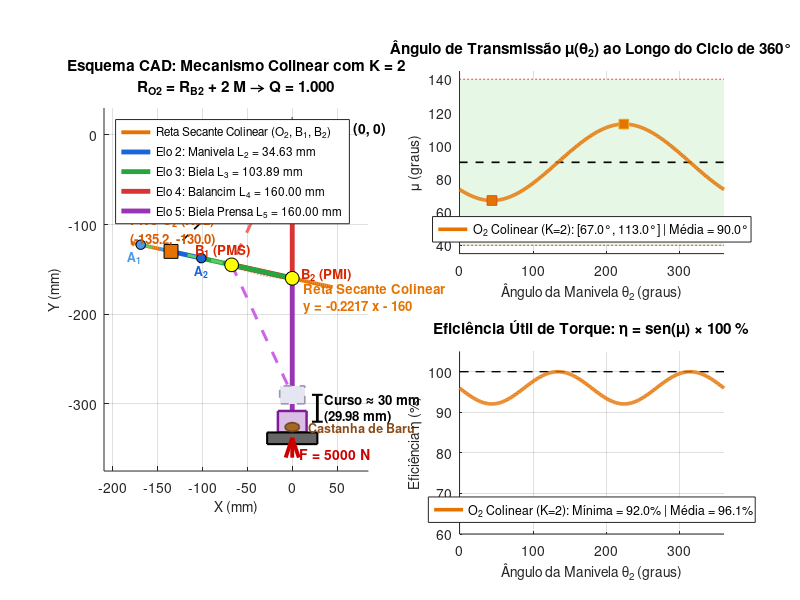

This chart was generated by the following MATLAB code:
% =========================================================================
% SCRIPT: simulacao_O2_colinear.m
% Simulação completa do mecanismo de 6 barras da Prensa de Baru com
% pivô O2 colinear com B1 e B2 pela regra de Norton:
% R_O2 = R_B2 + K*M, com K = 2 e M = B1 - B2.
% =========================================================================

clear; clc; close all;

assets_dir = fullfile(pwd, 'assets');
if ~exist(assets_dir, 'dir')
    mkdir(assets_dir);
end

% -------------------------------------------------------------------------
% 1. Parâmetros Cinemáticos da Prensa
% -------------------------------------------------------------------------
O4 = [0.0; 0.0];             % Pivô fixo do balancim (mm)
L4 = 160.0;                  % Comprimento do balancim (mm)
L5 = 160.0;                  % Comprimento da biela da prensa (mm)
delta_theta = deg2rad(25.0); % Amplitude de oscilação (25°)

% Posições extremas do nó B
B2 = [0.0; -L4];                                      % [0, -160] mm
B1 = [-L4 * sin(delta_theta); -L4 * cos(delta_theta)]; % [-67.62, -145.01] mm

% Reta secante B1-B2: y = m*x + b_sec
m_sec = (B2(2) - B1(2)) / (B2(1) - B1(1)); % -0.22169
b_sec = B2(2);                             % -160.0 mm

% Vetor M = B1 - B2
M = B1 - B2;               % [-67.62, 14.99] mm
Delta_B = norm(M);         % 69.261 mm

% -------------------------------------------------------------------------
% 2. Definição do Pivô O2 Colinear com K = 2
% -------------------------------------------------------------------------
K = 2.0;
O2_col = B2 + K * M;       % [-135.24, -130.02] mm

% Distâncias extremas colineares:
r2_col = norm(B2 - O2_col); % K * ||M|| = 138.52 mm
r1_col = norm(B1 - O2_col); % (K-1) * ||M|| = 69.26 mm

% Comprimentos analíticos exatos:
L2_col = (r2_col - r1_col) / 2; % ||M|| / 2 = 34.63 mm (Manivela)
L3_col = (r2_col + r1_col) / 2; % 1.5 * ||M|| = 103.89 mm (Acoplador / Biela)
d_col  = norm(O2_col);          % 187.60 mm (Distância da base fixa)

% Posições da junta A nas configurações extremas
u_col = (B2 - O2_col) / r2_col;
A2_col = O2_col + L2_col * u_col; % PMI (estendida)
A1_col = O2_col - L2_col * u_col; % PMS (dobrada sobre si mesma)

% Posições do cursor O5 (pistão da prensa)
y_O5_2 = -320.0; % B2y - L5
y_O5_1 = B1(2) - sqrt(L5^2 - B1(1)^2); % -290.02 mm
O5_2 = [0.0; y_O5_2];
O5_1 = [0.0; y_O5_1];
curso_col = y_O5_1 - y_O5_2; % 29.98 mm

% -------------------------------------------------------------------------
% 3. Varredura Cinemática de 0° a 360° para a Solução Colinear (K = 2)
% -------------------------------------------------------------------------
N_pts = 360;
theta2_deg = linspace(0, 360, N_pts);
theta2_rad = deg2rad(theta2_deg);

mu_col_arr = zeros(1, N_pts);
eta_col_arr = zeros(1, N_pts);

opt = optimset('Display', 'off');
x_init_col = [-0.5; -1.8];

for i = 1:N_pts
    t2 = theta2_rad(i);
    
    sis_col = @(x) [
        O2_col(1) + L2_col*cos(t2) + L3_col*cos(x(1)) - L4*cos(x(2));
        O2_col(2) + L2_col*sin(t2) + L3_col*sin(x(1)) - L4*sin(x(2))
    ];
    [x_sol_col, ~, ~] = fsolve(sis_col, x_init_col, opt);
    x_init_col = x_sol_col;
    t3_col = x_sol_col(1);
    t4_col = x_sol_col(2);
    
    A_c = O2_col + L2_col*[cos(t2); sin(t2)];
    B_c = [L4*cos(t4_col); L4*sin(t4_col)];
    u3_c = (B_c - A_c) / norm(B_c - A_c);
    u4_c = B_c / norm(B_c);
    mu_val_c = rad2deg(acos(dot(u3_c, u4_c)));
    mu_col_arr(i) = mu_val_c;
    eta_col_arr(i) = sin(deg2rad(mu_val_c)) * 100; % Eficiência percentual
end

% -------------------------------------------------------------------------
% 4. Exibição Numérica no Terminal
% -------------------------------------------------------------------------
fprintf('========================================================================\n');
fprintf('SÍNTESE ANALÍTICA COLINEAR (K = 2): R_O2 = R_B2 + 2*M\n');
fprintf('========================================================================\n');
fprintf('1. VETOR M = B1 - B2: [%.2f, %.2f] mm | ||M|| = Delta_B = %.2f mm\n', M(1), M(2), Delta_B);
fprintf('2. PIVÔ FIXO O2: [%.2f, %.2f] mm | Distância Base d = %.2f mm\n', O2_col(1), O2_col(2), d_col);
fprintf('3. DIMENSÕES DOS ELOS:\n');
fprintf('   L2 (Manivela) = ||M|| / 2 = %.2f mm\n', L2_col);
fprintf('   L3 (Acoplador/Biela) = 1.5 * ||M|| = %.2f mm\n', L3_col);
fprintf('   L4 (Balancim) = %.2f mm, L5 (Biela Prensa) = %.2f mm\n', L4, L5);
fprintf('4. CONDICÃO DE GRASHOF: s+l = %.2f mm < p+q = %.2f mm -> Grashof: 1\n', ...
        L2_col + max(L4, d_col), min(L4, d_col) + L3_col);
fprintf('5. ÂNGULO DE TRANSMISSÃO (mu):\n');
fprintf('   Faixa = [%.2f°, %.2f°] | Média = %.2f° | Desvio máx de 90° = %.2f°\n', ...
        min(mu_col_arr), max(mu_col_arr), mean(mu_col_arr), max(abs(mu_col_arr - 90)));
fprintf('6. EFICIÊNCIA DE TORQUE ÚTIL (eta = sen(mu)):\n');
fprintf('   Mínima = %.2f%% | Média = %.2f%% | Máxima = 100.0%%\n', min(eta_col_arr), mean(eta_col_arr));
fprintf('========================================================================\n');

% -------------------------------------------------------------------------
% 5. Criação da Figura Completa (2x2) de Alta Resolução (Sem Linha Verde)
% -------------------------------------------------------------------------
fig = figure('Name', 'Solucao Colinear K = 2', ...
             'NumberTitle', 'off', 'Position', [80, 80, 1200, 850]);

% --- SUBPLOT 1: CAD Completo do Mecanismo Colinear ---
subplot(2, 2, [1, 3]);
hold on; grid on; axis equal;

% Linha de centro da guia vertical
plot([0, 0], [20, -360], 'Color', [0.5 0.5 0.5], 'LineStyle', '-.', 'LineWidth', 1.2);

% Arco percorrido pelo nó B
arco_t = linspace(-pi/2 - delta_theta - 0.06, -pi/2 + 0.06, 100);
plot(L4 * cos(arco_t), L4 * sin(arco_t), 'Color', [0.75 0.75 0.75], 'LineStyle', ':', 'LineWidth', 1.5);

% Linha da base fixa d
plot([O2_col(1), O4(1)], [O2_col(2), O4(2)], 'k--', 'LineWidth', 1.2);

% RETA SECANTE COLINEAR PASSANDO POR O2, B1 E B2
x_sec = linspace(-180, 45, 100);
y_sec = m_sec * x_sec + b_sec;
h_sec = plot(x_sec, y_sec, 'Color', [0.9 0.45 0.0], 'LineWidth', 2.8);
plot([B1(1), B2(1)], [B1(2), B2(2)], 'Color', [0.85 0.15 0.0], 'LineWidth', 4.0);

% Posição 2 (PMI / Quebra do Baru - Colinear Estendida - Linha Forte)
h_m2 = plot([O2_col(1), A2_col(1)], [O2_col(2), A2_col(2)], 'Color', [0.1 0.4 0.85], 'LineWidth', 3.5);
h_ac2 = plot([A2_col(1), B2(1)], [A2_col(2), B2(2)], 'Color', [0.15 0.65 0.25], 'LineWidth', 3.5);
h_bal2 = plot([O4(1), B2(1)], [O4(2), B2(2)], 'Color', [0.85 0.2 0.2], 'LineWidth', 3.5);
h_bie2 = plot([B2(1), O5_2(1)], [B2(2), O5_2(2)], 'Color', [0.6 0.2 0.7], 'LineWidth', 3.5);
fill([-16, 16, 16, -16], [y_O5_2-12, y_O5_2-12, y_O5_2+12, y_O5_2+12], ...
     [0.85 0.75 0.9], 'EdgeColor', [0.5 0.1 0.6], 'LineWidth', 1.8);

% Posição 1 (PMS / Retorno - Colinear Dobrada - Tracejada)
plot([O2_col(1), A1_col(1)], [O2_col(2), A1_col(2)], 'Color', [0.3 0.6 0.9], 'LineStyle', '--', 'LineWidth', 2.2);
plot([A1_col(1), B1(1)], [A1_col(2), B1(2)], 'Color', [0.35 0.8 0.4], 'LineStyle', '--', 'LineWidth', 2.2);
plot([O4(1), B1(1)], [O4(2), B1(2)], 'Color', [0.95 0.4 0.4], 'LineStyle', '--', 'LineWidth', 2.2);
plot([B1(1), O5_1(1)], [B1(2), O5_1(2)], 'Color', [0.8 0.4 0.9], 'LineStyle', '--', 'LineWidth', 2.2);
fill([-14, 14, 14, -14], [y_O5_1-10, y_O5_1-10, y_O5_1+10, y_O5_1+10], ...
     [0.9 0.9 0.95], 'EdgeColor', [0.6 0.6 0.7], 'LineWidth', 1.2, 'LineStyle', '--');

% Matriz inferior e Castanha de Baru
fill([-28, 28, 28, -28], [-345, -345, -332, -332], [0.4 0.4 0.4], 'EdgeColor', 'k', 'LineWidth', 1.5);
t_b = linspace(0, 2*pi, 40);
fill(8*cos(t_b), -326 + 5*sin(t_b), [0.65 0.40 0.15], 'EdgeColor', [0.4 0.25 0.1], 'LineWidth', 1.2);
text(18, -326, 'Castanha de Baru', 'FontSize', 9, 'FontWeight', 'bold', 'Color', [0.55 0.3 0.1]);

% Força de esmagamento
quiver(0, -360, 0, 22, 0, 'Color', [0.8 0 0], 'LineWidth', 2.8, 'MaxHeadSize', 0.6);
text(8, -355, 'F = 5000 N', 'FontSize', 10, 'FontWeight', 'bold', 'Color', [0.8 0 0]);

% Mancais e Juntas
plot(O4(1), O4(2), 'ks', 'MarkerFaceColor', 'k', 'MarkerSize', 10);
plot(O2_col(1), O2_col(2), 'ks', 'MarkerFaceColor', [0.9 0.45 0.0], 'MarkerSize', 10);
plot(A2_col(1), A2_col(2), 'ko', 'MarkerFaceColor', [0.1 0.4 0.85], 'MarkerSize', 7);
plot(A1_col(1), A1_col(2), 'ko', 'MarkerFaceColor', [0.3 0.6 0.9], 'MarkerSize', 7);
plot(B2(1), B2(2), 'ko', 'MarkerFaceColor', 'y', 'MarkerSize', 10);
plot(B1(1), B1(2), 'ko', 'MarkerFaceColor', 'y', 'MarkerSize', 10);

% Rótulos no CAD
text(O4(1) + 8, O4(2) + 6, 'Pivô O_4 (0, 0)', 'FontSize', 10, 'FontWeight', 'bold');
text(O2_col(1) - 45, O2_col(2) + 24, {'Pivô O_2 (K=2)', '(-135.2, -130.0)'}, 'FontSize', 9.5, 'FontWeight', 'bold', 'Color', [0.85 0.35 0.0]);
text(B2(1) + 10, B2(2) + 4, 'B_2 (PMI)', 'FontSize', 9.5, 'FontWeight', 'bold', 'Color', [0.85 0.15 0.0]);
text(B1(1) - 40, B1(2) + 16, 'B_1 (PMS)', 'FontSize', 9.5, 'FontWeight', 'bold', 'Color', [0.85 0.15 0.0]);
text(A2_col(1) - 8, A2_col(2) - 14, 'A_2', 'FontSize', 9, 'FontWeight', 'bold', 'Color', [0.1 0.4 0.85]);
text(A1_col(1) - 15, A1_col(2) - 14, 'A_1', 'FontSize', 9, 'FontWeight', 'bold', 'Color', [0.3 0.6 0.9]);

% Cota da reta secante na extremidade direita desimpedida
text(12, -182, {'Reta Secante Colinear', 'y = -0.2217 x - 160'}, 'FontSize', 9.5, 'FontWeight', 'bold', 'Color', [0.9 0.45 0.0]);

% Cota do curso de 30 mm
plot([28, 28], [y_O5_2, y_O5_1], 'k-', 'LineWidth', 2.0);
plot([22, 34], [y_O5_2, y_O5_2], 'k-', 'LineWidth', 1.5);
plot([22, 34], [y_O5_1, y_O5_1], 'k-', 'LineWidth', 1.5);
text(36, (y_O5_2 + y_O5_1)/2, sprintf('Curso \\approx 30 mm\n(%.2f mm)', curso_col), 'FontSize', 9.5, 'FontWeight', 'bold');

title({'Esquema CAD: Mecanismo Colinear com K = 2', 'R_{O2} = R_{B2} + 2 M \rightarrow Q = 1.000'}, 'FontSize', 11, 'FontWeight', 'bold');
xlabel('X (mm)', 'FontSize', 10); ylabel('Y (mm)', 'FontSize', 10);
xlim([-210, 85]); ylim([-375, 30]);

legend([h_sec, h_m2, h_ac2, h_bal2, h_bie2], ...
       {'Reta Secante Colinear (O_2, B_1, B_2)', ...
        sprintf('Elo 2: Manivela L_2 = %.2f mm', L2_col), ...
        sprintf('Elo 3: Biela L_3 = %.2f mm', L3_col), ...
        'Elo 4: Balancim L_4 = 160.00 mm', ...
        'Elo 5: Biela Prensa L_5 = 160.00 mm'}, ...
       'Location', 'northwest', 'FontSize', 8.5);

% --- SUBPLOT 2: Ângulo de Transmissão mu(theta2) (Apenas Solução Colinear) ---
subplot(2, 2, 2);
hold on; grid on;
fill([0, 360, 360, 0], [40, 40, 140, 140], [0.9 0.97 0.9], 'EdgeColor', 'none'); % Zona Norton
plot([0, 360], [90, 90], 'k--', 'LineWidth', 1.2); % Ideal 90°
plot([0, 360], [40, 40], 'r:', 'LineWidth', 1.0);
plot([0, 360], [140, 140], 'r:', 'LineWidth', 1.0);

h_pcol = plot(theta2_deg, mu_col_arr, 'Color', [0.9 0.45 0.0], 'LineWidth', 2.6);

% Destaque dos extremos
plot(theta2_deg(mu_col_arr == min(mu_col_arr)), min(mu_col_arr), 's', 'MarkerFaceColor', [0.9 0.45 0.0], 'MarkerSize', 7);
plot(theta2_deg(mu_col_arr == max(mu_col_arr)), max(mu_col_arr), 's', 'MarkerFaceColor', [0.9 0.45 0.0], 'MarkerSize', 7);

title('Ângulo de Transmissão \mu(\theta_2) ao Longo do Ciclo de 360°', 'FontSize', 11, 'FontWeight', 'bold');
xlabel('Ângulo da Manivela \theta_2 (graus)', 'FontSize', 10);
ylabel('\mu (graus)', 'FontSize', 10);
xlim([0, 360]); ylim([35, 145]);

legend(h_pcol, ...
       {sprintf('O_2 Colinear (K=2): [%.1f°, %.1f°] | Média = %.1f°', min(mu_col_arr), max(mu_col_arr), mean(mu_col_arr))}, ...
       'Location', 'south', 'FontSize', 9);

% --- SUBPLOT 3: Eficiência Mecânica eta = sen(mu) (Apenas Solução Colinear) ---
subplot(2, 2, 4);
hold on; grid on;
plot([0, 360], [100, 100], 'k--', 'LineWidth', 1.0);
plot([0, 360], [sin(deg2rad(40))*100, sin(deg2rad(40))*100], 'r:', 'LineWidth', 1.0);

h_ecol = plot(theta2_deg, eta_col_arr, 'Color', [0.9 0.45 0.0], 'LineWidth', 2.6);

title('Eficiência Útil de Torque: \eta = sen(\mu) \times 100 %', 'FontSize', 11, 'FontWeight', 'bold');
xlabel('Ângulo da Manivela \theta_2 (graus)', 'FontSize', 10);
ylabel('Eficiência \eta (%)', 'FontSize', 10);
xlim([0, 360]); ylim([60, 105]);

legend(h_ecol, ...
       {sprintf('O_2 Colinear (K=2): Mínima = %.1f%% | Média = %.1f%%', min(eta_col_arr), mean(eta_col_arr))}, ...
       'Location', 'south', 'FontSize', 9);

% -------------------------------------------------------------------------
% 6. Salvar Figura em Alta Resolução (300 DPI)
% -------------------------------------------------------------------------
caminho_fig = fullfile(assets_dir, 'ex2_simulacao_O2_colinear.png');
print(fig, caminho_fig, '-dpng', '-r300');
fprintf('\nFigura da simulação colinear (K=2) salva em: %s\n', caminho_fig);
